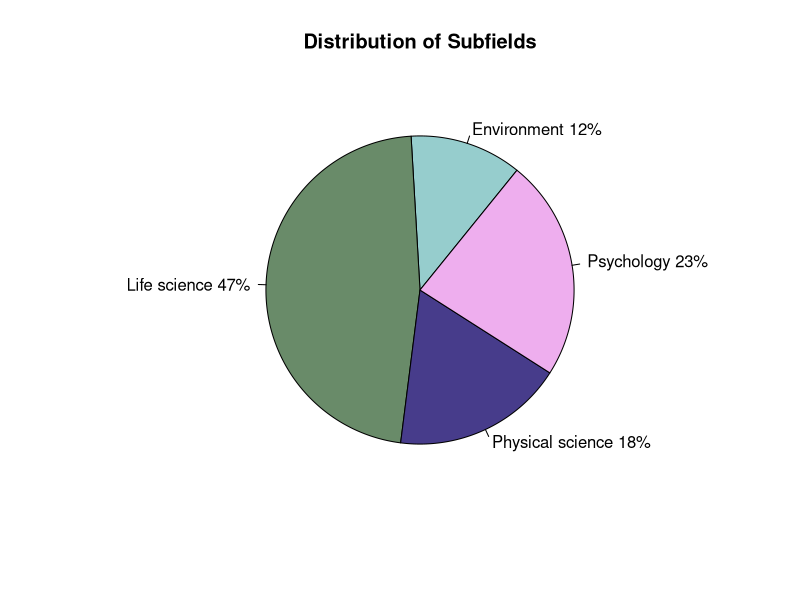
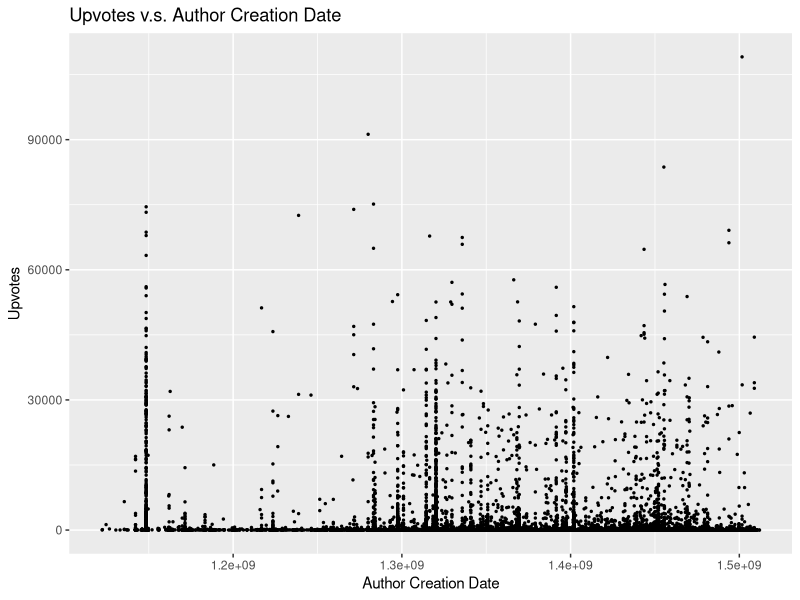
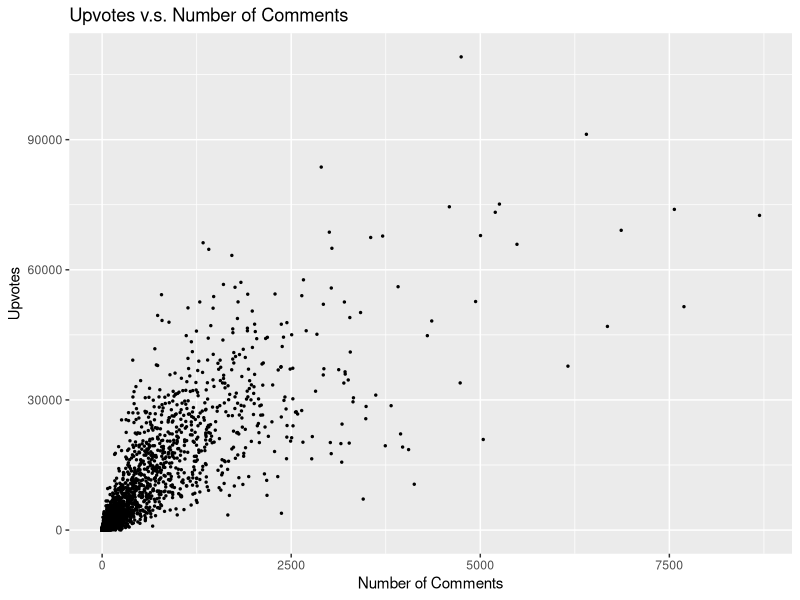

The R source for these figures, in order: (Note: this script raises an error after producing the figures.)
## ---- chunk 1
knitr::opts_chunk$set(echo = TRUE, message=FALSE, warning=FALSE, cache=TRUE, 
                      fig.width=7, fig.height=3, fig.align = "center")
## ---- chunk 2
#Reading in the packages that we used to wrangle our data

require(lubridate)
require(dplyr)
library(readr)
require(ggplot2)
library(stringr)
## ---- chunk 3
#Read the reddit data into a dataframe
reddit_df_final1 <- read_csv("reddit_df_final1_sent.csv")
reddit_df_final2 <- read_csv("reddit_df_final2_sent.csv")
reddit_df_final3 <- read_csv("reddit_df_final3_sent.csv")
reddit_df_final4 <- read_csv("reddit_df_final4_sent.csv")
reddit_df_final5 <- read_csv("reddit_df_final5_sent.csv")
reddit_df_final6 <- read_csv("reddit_df_final6_sent.csv")
reddit_df_final7 <- read_csv("reddit_df_final7_sent.csv")
reddit_df_final8 <- read_csv("reddit_df_final8_sent.csv")
reddit_df_final9 <- read_csv("reddit_df_final9_sent.csv")

reddit_df <- rbind(reddit_df_final1,reddit_df_final2,reddit_df_final3,
                   reddit_df_final4,reddit_df_final5,reddit_df_final6,
                   reddit_df_final7,reddit_df_final8,reddit_df_final9)

#Store a copy of the dataframe for later use
reddit_df_read <- reddit_df
## ---- chunk 4
reddit_df_read %>%
  arrange(desc(title_sent)) %>%
  select(title_sent,title) %>%
  head()
## ---- chunk 5
reddit_df_read %>%
  arrange(title_sent) %>%
  select(title_sent,title) %>%
  head()
## ---- chunk 6
#Store all of the POSIX dates into a vector
dates <- as.POSIXct(reddit_df$created_utc,origin = "1970-01-01",tz = "UTC")

#Use lubridate to read y,m,d,h from that vector. Create new columns for these
reddit_df <- reddit_df %>%  
  mutate(post_year = year(dates),post_month = month(dates), post_day = day(dates),
         post_hour = hour(dates))
## ---- chunk 7
#Create a new column for categorical time of day
#Time ranges: PST 6pm-3am night      3am-10am morning    11am-6pm day
mk_cat_time <- function(h)
{
  ifelse(h>18, "night", ifelse(h>10, "day", ifelse(h>2, "morning", "night")))
}

#Create a new column for categorical time of month
#Time ranges: 1-10 early    11-20 mid    21-31 late
mk_cat_day <- function(d)
{
  ifelse(d>20, "late", ifelse(d>10, "mid", "early"))
}

#Create a new column for categorical time of year
#Time ranges: Dec-Feb: Winter   Mar-May: Spring    Jun-Aug: Summer    Sep-Nov: Fall
mk_cat_month <- function(m)
{
  ifelse(m>11, "Winter", ifelse(m>8, "Fall", 
                                ifelse(m>5, "Summer", ifelse(m>2, "Spring", "Winter"))))
}

reddit_df <- reddit_df %>%
  mutate(cat_post_hour = mk_cat_time(post_hour)) %>%
  mutate(cat_post_day = mk_cat_day(post_day)) %>%
  mutate(cat_post_month = mk_cat_month(post_month)) 
## ---- chunk 8
#Filter by removing the Ask Me Anything (AMA) threads and the subreddit discussion
  #threads since these are not studies. 
reddit_df <- reddit_df %>%
  filter(!str_detect(subfield, " AMA")) %>%
  group_by(subfield) %>%
  filter(n() > 100)

#Display the remaining subfields
count(reddit_df,subfield)
## ---- chunk 9
#Make a function that sorts fields into "Life Science,"
#"Psychology," "Physical Science," "Environment"
mk_cat_subfield <- function(field)
{
  ifelse(field == "Biology" | field =="Health" | field =="Cancer" | 
           field =="Medicine" | field =="Animal Science" | field =="Paleontology" | 
           field =="Epidemiology", "Life Science", ifelse(field =="Psychology" |
           field =="Neuroscience" | field =="Social Science" |
            field =="Anthropology", "Psychology",
           ifelse(field =="Geology" | field =="Astronomy" | field =="Physics" |
            field =="Chemistry" | field =="Nanoscience" | field =="Engineering" |
            field =="Computer Science", "Physical Science", "Environment")))
}
#Apply the function and remove the old column
reddit_df <- reddit_df %>%
  mutate(cat_subfield = mk_cat_subfield(subfield)) %>%
  select(-subfield)

#Turn the new column into a factor for model use
reddit_df$cat_subfield <- factor(reddit_df$cat_subfield)
## ---- chunk 10
subfield_freq = table(reddit_df$cat_subfield)
type_freq_perc = paste(round((subfield_freq/length(reddit_df$cat_subfield)),2)*100,
                       "%",sep="")
type_freq_lab = paste(c("Environment","Life science",
                        "Physical science", "Psychology"), type_freq_perc, sep = " ")
#png("subfield_chart.png", width=8, height=6, units="in", res=500)
pie(subfield_freq,labels=type_freq_lab, init.angle = 51,edges = 10000,
    col = c("paleturquoise3","darkseagreen4","slateblue4","plum2"), main="Distribution of Subfields")
#dev.off()
## ---- chunk 11
#Turn all categorical variables into factors
reddit_df$author_flair_binary <- factor(reddit_df$author_flair_binary)
reddit_df$image <- factor(reddit_df$image)
reddit_df$journal_h_index <- factor(reddit_df$journal_h_index)
reddit_df$post_year <- factor(reddit_df$post_year)
reddit_df$cat_post_month <- factor(reddit_df$cat_post_month)
reddit_df$cat_post_hour <- factor(reddit_df$cat_post_hour)
reddit_df$cat_post_day <- factor(reddit_df$cat_post_day)
## ---- chunk 12
acd_plot <- ggplot(data=reddit_df, aes(x=author_created_date, y=upvotes))+
  geom_point(size=0.5) +
  xlab("Author Creation Date")+
  ylab("Upvotes")+
  ggtitle("Upvotes v.s. Author Creation Date")
#ggsave(acd_plot, filename='./acd_plot.png', width=8, height=5)

acd_plot
## ---- chunk 13
nc_plot <- ggplot(data=reddit_df, aes(x=num_comments, y=upvotes))+
  geom_point(size=0.5) +
  xlab("Number of Comments")+
  ylab("Upvotes")+
  ggtitle("Upvotes v.s. Number of Comments")
#ggsave(nc_plot, filename='./nc_plot.png', width=8, height=5)

nc_plot
## ---- chunk 14
#To prepare for model building, we remove unnecessary columns and ones correlated with response
reddit_df <- reddit_df %>%
  select(-X1,-author,-id,-created_utc,-domain,-url,-author_flair,-post_day,
         -post_hour,-post_month,-num_comments,-gilded,-link_karma,
         -comment_karma,-title,-X1_1,-author_created_date)
## ---- chunk 15
bef_rm <- nrow(reddit_df)

#Remove missing values
reddit_df <- reddit_df[complete.cases(reddit_df),]
aft_rm <- nrow(reddit_df)

paste("Proportion of rows removed: ",(bef_rm-aft_rm)/bef_rm)
## ---- chunk 16
hist_upvotes <- qplot(log10(reddit_df$upvotes+1),
      geom="histogram",
      binwidth = 0.05,
      main = 'Histogram of Upvotes (Response Variable)',
      xlab = "log(Number of Upvotes)",
      ylab = "Counts",
      fill=I("blue"),
      col=I("red"), 
      alpha=I(.2),
      xlim=c(0,5)) +
  geom_vline(xintercept=3,show_guide=TRUE,linetype="dashed")

hist_upvotes
#ggsave(hist_upvotes, filename='./hist_upvotes.png', width=8, height=5)
## ---- chunk 17
mtl_plot <- ggplot(data=reddit_df, aes(x=mean_title_length, y=upvotes))+
  geom_point(size=0.5) +
  xlab("Average Word Length")+
  ylab("Upvotes")+
  ggtitle("Upvotes v.s. Average Word Length (in Title)")

mtl_plot
#ggsave(mtl_plot, filename='./mtl_plot.png', width=8, height=5)
## ---- chunk 18
tl_plot <- ggplot(data=reddit_df, aes(x=title_len, y=upvotes))+
  geom_point(size=0.5) +
  xlab("Total Title Length")+
  ylab("Upvotes")+
  ggtitle("Upvotes v.s. Total Title Length")
ggsave(tl_plot, filename='./tl_plot.png', width=8, height=5)

tl_plot
## ---- chunk 19
#Create a new column for categorical upvotes
#Ranges: 1000+ high      0+ low
mk_cat_upvotes <- function(upv)
{
  ifelse(upv>1000, "High", "Low")
}
#Apply the function and remove the old column
reddit_df <- reddit_df %>%
  mutate(cat_upvotes = mk_cat_upvotes(upvotes)) %>%
  select(-upvotes)

#Turn the column into a factor
reddit_df$cat_upvotes <- factor(reddit_df$cat_upvotes)
## ---- chunk 20
#Packages required for model building
require(caret)
require(rpart)

#Set the seed for reproducibility
set.seed(47)

#Split the data into test and training, with 80% going to training
inTrain <- createDataPartition(y = reddit_df$cat_upvotes, p=0.80, list=FALSE)
reddit.train <- reddit_df[inTrain,]
reddit.test <- reddit_df[-c(inTrain),]
## ---- chunk 21
#Print the number of observations in each category
sum(reddit.train['cat_upvotes'] == "High")
sum(reddit.train['cat_upvotes'] == "Low")
## ---- chunk 22
### Sample data such that there is a equal number of observations for each category.

set.seed(4747)

#Count the number of high upvotes
num_high_upvote <- sum(reddit.train['cat_upvotes'] == "High")

reddit.train.high <- subset(reddit.train, reddit.train['cat_upvotes'] == "High")
reddit.train.low <- subset(reddit.train, reddit.train['cat_upvotes'] == "Low")

#Select an equal proportion of high and low upvotes
inTrain.low <- createDataPartition(y = reddit.train.low$cat_upvotes,
                                   p=num_high_upvote/dim(reddit.train.low)[1],
                                   list=FALSE)
reddit.train.low <- reddit.train.low[inTrain.low,]
## ---- chunk 23
### Combine the 2 dataframes into the final training data
reddit.train.final <- rbind(reddit.train.low, reddit.train.high)
## ---- chunk 24
#Check that the numbers are equal.
reddit.train.final %>% group_by(cat_upvotes) %>% summarize(n())
## ---- chunk 25
#Build the random forest model
set.seed(4747)

rf.reddit <- train(cat_upvotes ~., data=reddit.train.final, method="rf",
                      trControl = trainControl(method="oob"),
                      ntree=1000, tuneGrid = data.frame(mtry=c(3,5,7,9,11)),
                      importance = TRUE,na.action = na.exclude)
## ---- chunk 26
rf.reddit
## ---- chunk 27
rf.reddit$finalModel
## ---- chunk 28
#mean((log(reddit.test$upvotes+1) - predict(rf.reddit, newdata = reddit.test))^2)
confusionMatrix(data=predict(rf.reddit, newdata = reddit.test), reference = reddit.test$cat_upvotes)
## ---- chunk 29
varImp(rf.reddit,scale=FALSE)
